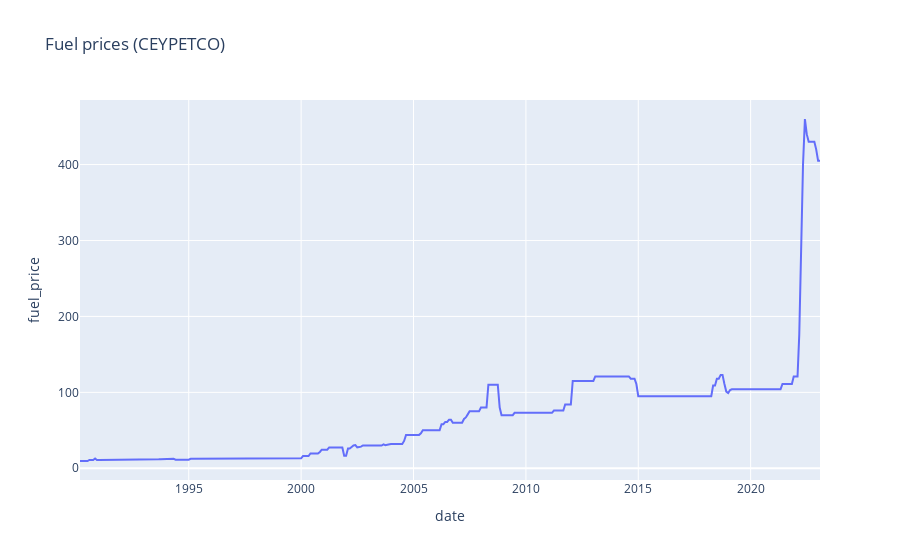

Write notebook code for a chart like this one.
### Code cell
fig = px.line(fuel_prices, x='date', y='fuel_price', title='Fuel prices (CEYPETCO)')
fig.show()

### Figure 1 — Plotly figure (JSON) as saved in the notebook; plotly's stock layout.template omitted (floating-point values rounded to 4 significant figures; data arrays with more than 128 entries replaced by an {"elided": "..."} marker saying what was removed)
{"data": [{"hovertemplate": "date=%{x}<br>fuel_price=%{y}<extra></extra>", "legendgroup": "", "line": {"color": "#636efa", "dash": "solid"}, "marker": {"symbol": "circle"}, "mode": "lines", "name": "", "orientation": "v", "showlegend": false, "type": "scatter", "x": {"elided": "396 str values"}, "xaxis": "x", "y": {"elided": "396 float values"}, "yaxis": "y"}], "layout": {"legend": {"tracegroupgap": 0}, "title": {"text": "Fuel prices (CEYPETCO)"}, "xaxis": {"anchor": "y", "domain": [0, 1], "title": {"text": "date"}}, "yaxis": {"anchor": "x", "domain": [0, 1], "title": {"text": "fuel_price"}}}}
